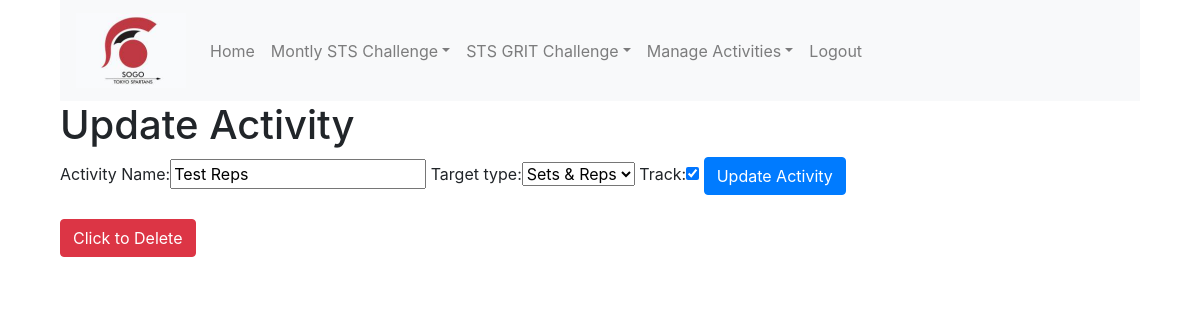
The app's page /sogo_app/update_activity/5/ (signed in), older data.
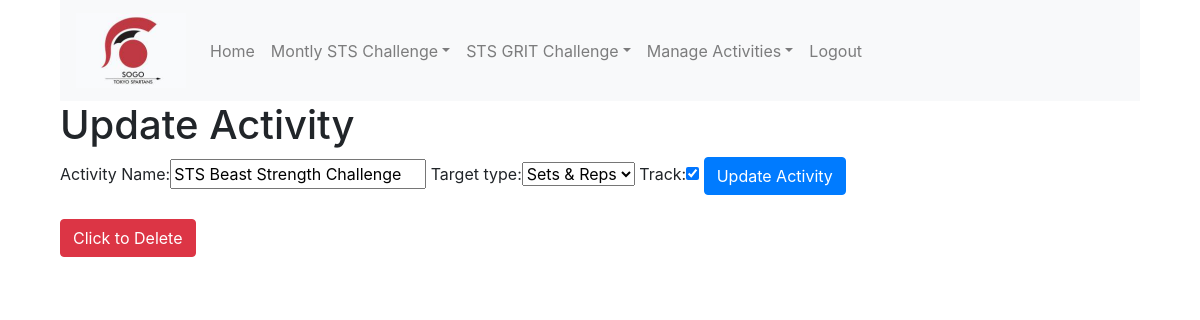
The same page, newer data.
### sogo_app/models.py (models this page shows, shortened)
class Activities(models.Model):
    TARGET_TYPES = (('T', 'Time'),
                    ('R', 'Sets & Reps'))
    name = models.CharField(max_length=100, unique=True)
    target_type = models.CharField(max_length=1, choices=TARGET_TYPES)
    track = models.BooleanField()

### sogo_app/views.py (the view)
# urls.py: url(r'^update_activity/(?P<pk>\d+)/$', views.UpdateActivityView.as_view(),name='update_activity'),
class UpdateActivityView(LoginRequiredMixin, UpdateView):
    login_url = '/sogo_app/login'
    form_class = forms.CreateActivityForm
    success_url=reverse_lazy('sogo_app:activity_list')
    model = Activities

### sogo_app/forms.py
class CreateActivityForm(ModelForm):
    class Meta:
        model = Activities
        fields = '__all__'
    def __init__(self, *args, **kwargs):
        super().__init__(*args, **kwargs)
        self.fields['name'].label = "Activity Name"

### sogo_app/templates/sogo_app/activities_form.html (shortened to what this page needs)
{%extends "base.html"%}
{%load staticfiles%}
{%load bootstrap%}
{%block body_block%}
{%if user.is_superuser%}
{%if not form.instance.pk%}
<h1>Create a New Activity to Track!</h1>
{%else%}
<h1>Update Activity</h1>
{%endif%}
<form method="post">
    {{form|bootstrap}}
  {%if not form.instance.pk%}
    <button type="submit" class="btn btn-primary">Create Activity</button>
  {%else%}
    <button type="submit" class="btn btn-primary">Update Activity</button>
  {%endif%}
</form>
<br>
{%if form.instance.pk%}
  <a href="{% url 'sogo_app:delete_activity' pk=form.instance.pk %}"> <button class="btn btn-danger">Click to Delete</button></a>
{%endif%}
{%else%}
<h3>Sorry, you are not authorized to use this page.  If youy are a captian, please log in.</h3>
{%endif%}
{%endblock%}

Row changes from the older to the newer data that the page shows:
changed Activities "Sets & Reps": name "Test Reps" → "STS Beast Strength Challenge"
